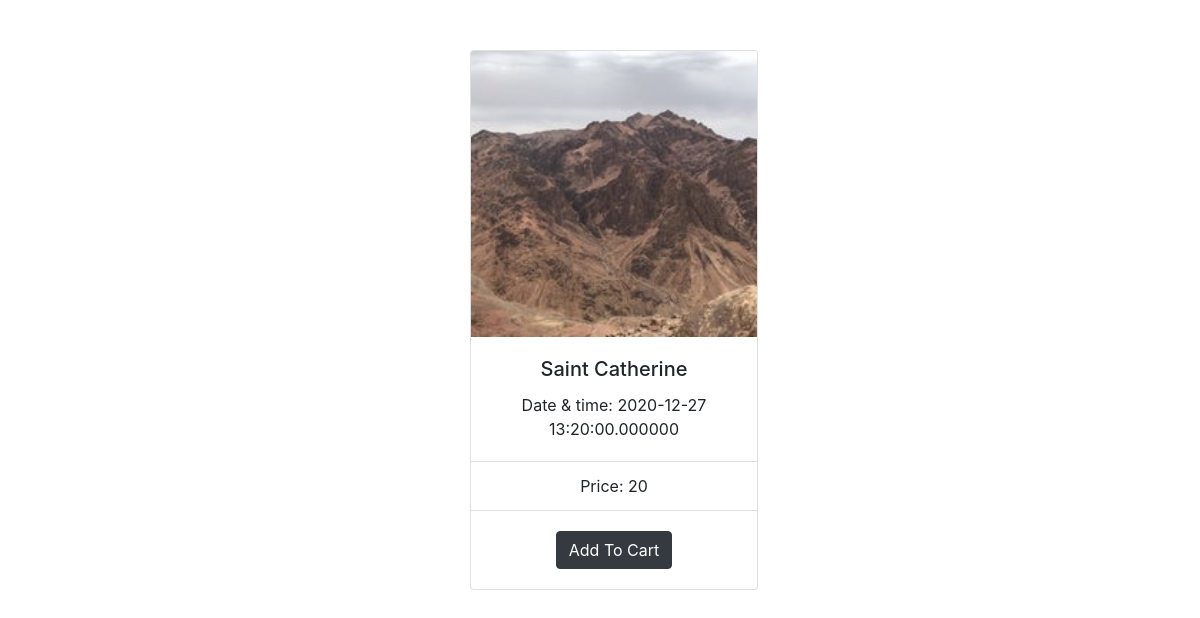
The page /grp.php?id=10 on the database its author committed.
### tables this page shows
CREATE TABLE `groups` (
  `id` int(11) NOT NULL,
  `place` varchar(50) NOT NULL,
  `datetime` datetime(6) NOT NULL,
  `country` varchar(20) NOT NULL,
  `city` varchar(100) NOT NULL,
  `price` int(50) NOT NULL,
  `photo` varchar(400) NOT NULL
);

### grp.php (the view, shortened to what this page needs)
<!doctype html>
<html lang="en">
  <head>
    <link rel="stylesheet" href="https://cdn.jsdelivr.net/npm/bootstrap@4.5.3/dist/css/bootstrap.min.css">
  </head>
    <body>
        <?php
        include("connectionproject.php");
        if(isset($_GET['id'])){
            $id=$_GET['id'];
            $sql = "SELECT * FROM groups WHERE id='$id'";
            $result = mysqli_query($conn,$sql);
            $row= mysqli_fetch_array($result);
        }
        ?>
 <form  method="POST" ?>
    <div class="card" style="width: 18rem;">
  <img class="card-img-top" src='<?php echo"{$row['photo']}"?>' alt="Card image cap">
  <div class="card-body">
    <h5 class="card-title"><?php echo"{$row['place']}"?></h5>
    <h7 class="card-text">Date & time: <?php echo"{$row['datetime']}" ?></h7>
  </div>
  <ul class="list-group list-group-flush">
    <li class="list-group-item">Price: <?php echo"{$row['price']}" ?></li>
  </ul>
  <div class="card-body">
  <input type="submit" class="btn btn-dark" name="submit" value="Add To Cart">
  </div>
</div>
  </form>
</body>
</html>

### grp.php (style rules this page uses)
.card { margin-left:470px; text-align:center; width: 700px; margin-top: 50px; }
body { background-image: url("https://wallpaperaccess.com/full/3051421.jpg"); }

### rows shown on the page
groups: photo (picture), place "Saint Catherine", datetime "2020-12-27 13:20:00.000000", price "20"
